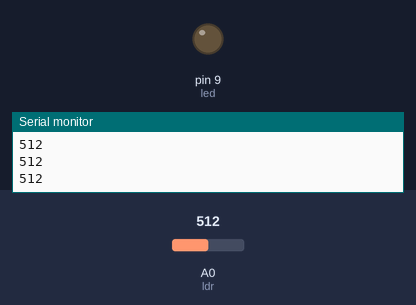
A sketch run on a simulated Arduino Uno, built with avr-gcc and run on an emulated ATmega328P. Shown: output pins drawn as LEDs (lit = HIGH), the last lines printed to the serial monitor. Inputs (shaded band) come from the test bench; at power-on: A0 (ldr) = 512.

Above: at 1.2 s.
1.3 s: A0 (ldr) set to 311
2.8 s: A0 (ldr) set to 291
At 4.0 s:
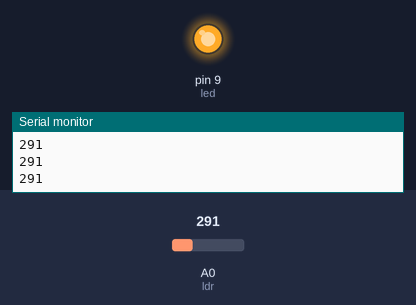
4.3 s: A0 (ldr) set to 306
At 5.4 s:
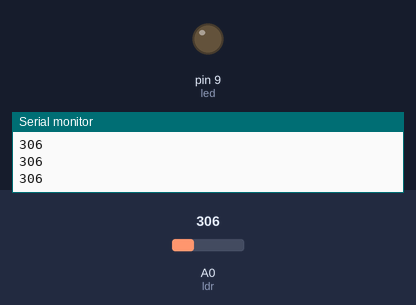
5.8 s: A0 (ldr) set to 290
At 6.7 s:
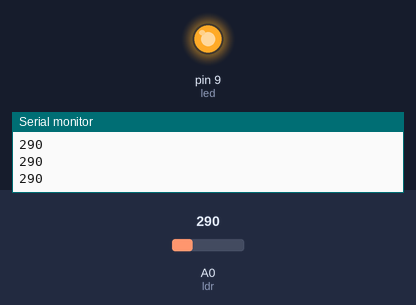
Timing chart, 0 to 8.3 s (numbered marks = the images above; inputs shaded):
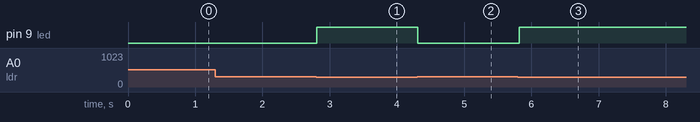

The sketch:

Automatic_night_light.ino
```cpp
int ldr=A0;
int ldrValue=0;
int led=9;
int threshold=300;//my bright is 450,and dark is 150,hence average 300
void setup() {
  pinMode(led,OUTPUT);
  Serial.begin(9600);
}

void loop() {
  ldrValue=analogRead(ldr);
  Serial.println(ldrValue);
  if (ldrValue<threshold){
    digitalWrite(led,HIGH);
  }
  else{
    digitalWrite(led,LOW);
  }
  delay(100);
  }
```

Measured:
- the behaviour switches between 300 and 299 on A0 (ldr) (found by bisection; images 0 and 1)
- after the input at 2.8 s, pin 9 (led): LOW → HIGH at once
- after the input at 4.3 s, pin 9 (led): HIGH → LOW at once
- after the input at 5.8 s, pin 9 (led): LOW → HIGH at once
